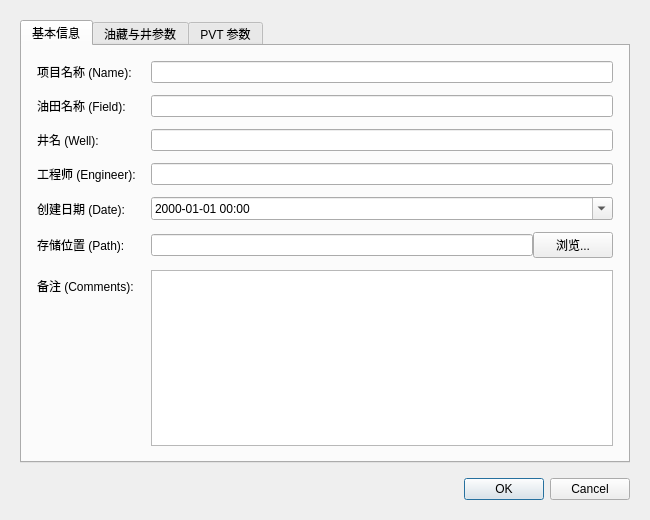
<?xml version="1.0" encoding="UTF-8"?>
<ui version="4.0">
 <class>NewProjectDialog</class>
 <widget class="QDialog" name="NewProjectDialog">
  <property name="geometry">
   <rect>
    <x>0</x>
    <y>0</y>
    <width>650</width>
    <height>520</height>
   </rect>
  </property>
  <property name="windowTitle">
   <string>新建项目 (New Project)</string>
  </property>
  <layout class="QVBoxLayout" name="verticalLayout">
   <property name="spacing">
    <number>15</number>
   </property>
   <property name="leftMargin">
    <number>20</number>
   </property>
   <property name="topMargin">
    <number>20</number>
   </property>
   <property name="rightMargin">
    <number>20</number>
   </property>
   <property name="bottomMargin">
    <number>20</number>
   </property>
   <item>
    <widget class="QTabWidget" name="tabWidget">
     <property name="currentIndex">
      <number>0</number>
     </property>
     <widget class="QWidget" name="tabGeneral">
      <attribute name="title">
       <string>基本信息</string>
      </attribute>
      <layout class="QVBoxLayout" name="verticalLayout_Tab1">
       <property name="spacing">
        <number>15</number>
       </property>
       <property name="leftMargin">
        <number>15</number>
       </property>
       <property name="topMargin">
        <number>15</number>
       </property>
       <property name="rightMargin">
        <number>15</number>
       </property>
       <property name="bottomMargin">
        <number>15</number>
       </property>
       <item>
        <layout class="QFormLayout" name="formLayout">
         <property name="verticalSpacing">
          <number>12</number>
         </property>
         <item row="0" column="0">
          <widget class="QLabel" name="label_1">
           <property name="text">
            <string>项目名称 (Name):</string>
           </property>
          </widget>
         </item>
         <item row="0" column="1">
          <widget class="QLineEdit" name="editProjectName"/>
         </item>
         <item row="1" column="0">
          <widget class="QLabel" name="label_2">
           <property name="text">
            <string>油田名称 (Field):</string>
           </property>
          </widget>
         </item>
         <item row="1" column="1">
          <widget class="QLineEdit" name="editOilField"/>
         </item>
         <item row="2" column="0">
          <widget class="QLabel" name="label_3">
           <property name="text">
            <string>井名 (Well):</string>
           </property>
          </widget>
         </item>
         <item row="2" column="1">
          <widget class="QLineEdit" name="editWell"/>
         </item>
         <item row="3" column="0">
          <widget class="QLabel" name="label_4">
           <property name="text">
            <string>工程师 (Engineer):</string>
           </property>
          </widget>
         </item>
         <item row="3" column="1">
          <widget class="QLineEdit" name="editEngineer"/>
         </item>
         <item row="4" column="0">
          <widget class="QLabel" name="label_5">
           <property name="text">
            <string>创建日期 (Date):</string>
           </property>
          </widget>
         </item>
         <item row="4" column="1">
          <widget class="QDateTimeEdit" name="dateEdit">
           <property name="displayFormat">
            <string>yyyy-MM-dd HH:mm</string>
           </property>
           <property name="calendarPopup">
            <bool>true</bool>
           </property>
          </widget>
         </item>
         <item row="5" column="0">
          <widget class="QLabel" name="label_6">
           <property name="text">
            <string>存储位置 (Path):</string>
           </property>
          </widget>
         </item>
         <item row="5" column="1">
          <layout class="QHBoxLayout" name="horizontalLayout">
           <item>
            <widget class="QLineEdit" name="editPath">
             <property name="readOnly">
              <bool>true</bool>
             </property>
            </widget>
           </item>
           <item>
            <widget class="QPushButton" name="btnBrowse">
             <property name="text">
              <string>浏览...</string>
             </property>
            </widget>
           </item>
          </layout>
         </item>
         <item row="6" column="0">
          <widget class="QLabel" name="label_7">
           <property name="text">
            <string>备注 (Comments):</string>
           </property>
          </widget>
         </item>
         <item row="6" column="1">
          <widget class="QTextEdit" name="textComment"/>
         </item>
        </layout>
       </item>
      </layout>
     </widget>
     <widget class="QWidget" name="tabOptions">
      <attribute name="title">
       <string>油藏与井参数</string>
      </attribute>
      <layout class="QVBoxLayout" name="verticalLayout_2">
       <property name="spacing">
        <number>15</number>
       </property>
       <property name="leftMargin">
        <number>15</number>
       </property>
       <property name="topMargin">
        <number>15</number>
       </property>
       <property name="rightMargin">
        <number>15</number>
       </property>
       <property name="bottomMargin">
        <number>15</number>
       </property>
       <item>
        <widget class="QGroupBox" name="groupBox">
         <property name="title">
          <string>试井配置</string>
         </property>
         <layout class="QFormLayout" name="formLayout_2">
          <property name="verticalSpacing">
           <number>12</number>
          </property>
          <item row="0" column="0">
           <widget class="QLabel" name="label_Type">
            <property name="text">
             <string>试井类型 (Test Type):</string>
            </property>
           </widget>
          </item>
          <item row="0" column="1">
           <widget class="QComboBox" name="comboTestType">
            <item>
             <property name="text">
              <string>压力降落 (Drawdown)</string>
             </property>
            </item>
            <item>
             <property name="text">
              <string>压力恢复 (Buildup)</string>
             </property>
            </item>
           </widget>
          </item>
         </layout>
        </widget>
       </item>
       <item>
        <widget class="QGroupBox" name="groupBox_Reservoir">
         <property name="title">
          <string>基本参数输入</string>
         </property>
         <layout class="QGridLayout" name="gridLayout_2">
          <property name="verticalSpacing">
           <number>12</number>
          </property>
          <item row="0" column="0">
           <widget class="QLabel" name="label_q">
            <property name="text">
             <string>测试产量 (q):</string>
            </property>
           </widget>
          </item>
          <item row="0" column="1">
           <widget class="QDoubleSpinBox" name="spinQ">
            <property name="decimals">
             <number>2</number>
            </property>
            <property name="maximum">
             <double>1000000.000000000000000</double>
            </property>
           </widget>
          </item>
          <item row="0" column="2">
           <widget class="QLabel" name="label_unit_q">
            <property name="text">
             <string>m³/d</string>
            </property>
           </widget>
          </item>
          <item row="1" column="0">
           <widget class="QLabel" name="label_p1">
            <property name="text">
             <string>孔隙度 (φ):</string>
            </property>
           </widget>
          </item>
          <item row="1" column="1">
           <widget class="QDoubleSpinBox" name="spinPhi">
            <property name="decimals">
             <number>3</number>
            </property>
            <property name="maximum">
             <double>1.000000000000000</double>
            </property>
            <property name="singleStep">
             <double>0.010000000000000</double>
            </property>
           </widget>
          </item>
          <item row="1" column="2">
           <widget class="QLabel" name="label_unit_phi">
            <property name="text">
             <string>小数</string>
            </property>
           </widget>
          </item>
          <item row="2" column="0">
           <widget class="QLabel" name="label_p2">
            <property name="text">
             <string>有效厚度 (h):</string>
            </property>
           </widget>
          </item>
          <item row="2" column="1">
           <widget class="QDoubleSpinBox" name="spinH">
            <property name="maximum">
             <double>10000.000000000000000</double>
            </property>
           </widget>
          </item>
          <item row="2" column="2">
           <widget class="QLabel" name="label_unit_h">
            <property name="text">
             <string>m</string>
            </property>
           </widget>
          </item>
          <item row="3" column="0">
           <widget class="QLabel" name="label_p3">
            <property name="text">
             <string>井筒半径 (rw):</string>
            </property>
           </widget>
          </item>
          <item row="3" column="1">
           <widget class="QDoubleSpinBox" name="spinRw">
            <property name="decimals">
             <number>3</number>
            </property>
            <property name="singleStep">
             <double>0.010000000000000</double>
            </property>
           </widget>
          </item>
          <item row="3" column="2">
           <widget class="QLabel" name="label_unit_rw">
            <property name="text">
             <string>m</string>
            </property>
           </widget>
          </item>
         </layout>
        </widget>
       </item>
       <item>
        <spacer name="verticalSpacer">
         <property name="orientation">
          <enum>Qt::Orientation::Vertical</enum>
         </property>
         <property name="sizeHint" stdset="0">
          <size>
           <width>20</width>
           <height>123</height>
          </size>
         </property>
        </spacer>
       </item>
      </layout>
     </widget>
     <widget class="QWidget" name="tabPVT">
      <attribute name="title">
       <string>PVT 参数</string>
      </attribute>
      <layout class="QVBoxLayout" name="verticalLayout_3">
       <property name="spacing">
        <number>15</number>
       </property>
       <property name="leftMargin">
        <number>15</number>
       </property>
       <property name="topMargin">
        <number>15</number>
       </property>
       <property name="rightMargin">
        <number>15</number>
       </property>
       <property name="bottomMargin">
        <number>15</number>
       </property>
       <item>
        <layout class="QHBoxLayout" name="horizontalLayout_2">
         <item>
          <widget class="QLabel" name="label_Units">
           <property name="text">
            <string>单位制 (Units):</string>
           </property>
          </widget>
         </item>
         <item>
          <widget class="QComboBox" name="comboUnits">
           <item>
            <property name="text">
             <string>公制 (Metric / SI)</string>
            </property>
           </item>
           <item>
            <property name="text">
             <string>英制 (Field Units)</string>
            </property>
           </item>
          </widget>
         </item>
         <item>
          <spacer name="horizontalSpacer">
           <property name="orientation">
            <enum>Qt::Orientation::Horizontal</enum>
           </property>
           <property name="sizeHint" stdset="0">
            <size>
             <width>40</width>
             <height>20</height>
            </size>
           </property>
          </spacer>
         </item>
        </layout>
       </item>
       <item>
        <widget class="QGroupBox" name="groupBox_PVT">
         <property name="title">
          <string>流体高压物性</string>
         </property>
         <layout class="QGridLayout" name="gridLayout">
          <property name="verticalSpacing">
           <number>12</number>
          </property>
          <item row="0" column="0">
           <widget class="QLabel" name="label_p4">
            <property name="text">
             <string>综合压缩系数 (Ct):</string>
            </property>
           </widget>
          </item>
          <item row="0" column="1">
           <widget class="QDoubleSpinBox" name="spinCt">
            <property name="decimals">
             <number>6</number>
            </property>
            <property name="maximum">
             <double>1.000000000000000</double>
            </property>
            <property name="singleStep">
             <double>0.000100000000000</double>
            </property>
           </widget>
          </item>
          <item row="0" column="2">
           <widget class="QLabel" name="label_unit_Ct">
            <property name="text">
             <string>MPa⁻¹</string>
            </property>
           </widget>
          </item>
          <item row="1" column="0">
           <widget class="QLabel" name="label_p5">
            <property name="text">
             <string>粘度 (Viscosity, μ):</string>
            </property>
           </widget>
          </item>
          <item row="1" column="1">
           <widget class="QDoubleSpinBox" name="spinMu">
            <property name="decimals">
             <number>3</number>
            </property>
           </widget>
          </item>
          <item row="1" column="2">
           <widget class="QLabel" name="label_unit_mu">
            <property name="text">
             <string>mPa·s</string>
            </property>
           </widget>
          </item>
          <item row="2" column="0">
           <widget class="QLabel" name="label_p6">
            <property name="text">
             <string>体积系数 (B):</string>
            </property>
           </widget>
          </item>
          <item row="2" column="1">
           <widget class="QDoubleSpinBox" name="spinB">
            <property name="decimals">
             <number>3</number>
            </property>
            <property name="singleStep">
             <double>0.010000000000000</double>
            </property>
           </widget>
          </item>
          <item row="2" column="2">
           <widget class="QLabel" name="label_unit_B">
            <property name="text">
             <string>m³/m³</string>
            </property>
           </widget>
          </item>
         </layout>
        </widget>
       </item>
       <item>
        <spacer name="verticalSpacer_2">
         <property name="orientation">
          <enum>Qt::Orientation::Vertical</enum>
         </property>
         <property name="sizeHint" stdset="0">
          <size>
           <width>20</width>
           <height>123</height>
          </size>
         </property>
        </spacer>
       </item>
      </layout>
     </widget>
    </widget>
   </item>
   <item>
    <widget class="QDialogButtonBox" name="buttonBox">
     <property name="orientation">
      <enum>Qt::Orientation::Horizontal</enum>
     </property>
     <property name="standardButtons">
      <set>QDialogButtonBox::StandardButton::Cancel|QDialogButtonBox::StandardButton::Ok</set>
     </property>
    </widget>
   </item>
  </layout>
 </widget>
 <resources/>
 <connections/>
</ui>
